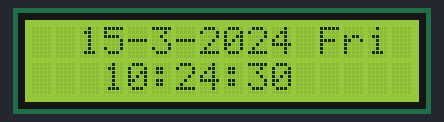
A sketch run on a simulated Arduino Uno, built with avr-gcc and run on an emulated ATmega328P. Parts: 16×2 character LCD. The local clock reads 2024-03-15 10:24:30 at power-on unless the sketch sets it; what the sketch prints to the serial monitor is not drawn.

Above: at 0.1 s.
At 4.3 s:
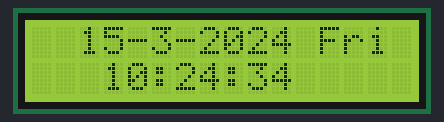
At 9.5 s:
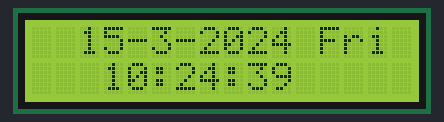
At 18.8 s:
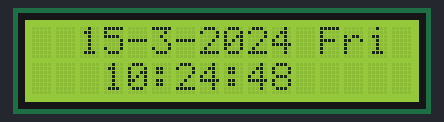
At 28.1 s:
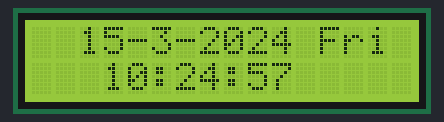
At 38.4 s:
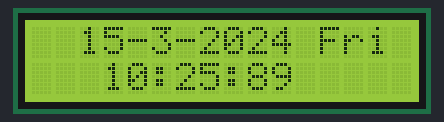

The sketch:

RTC.ino
```cpp
#include <LiquidCrystal_I2C.h>
#include "RTClib.h"

RTC_DS1307 rtc;
LiquidCrystal_I2C lcd(0x3F, 16, 2);
char daysOfTheWeek[7][12] = {"Sun", "Mon", "Tues", "Wed", "Thur", "Fri", "Sat"};

void setup () {
  Serial.begin(57600);
  lcd.init();
  lcd.backlight();

#ifndef ESP8266
  while (!Serial); // wait for serial port to connect. Needed for native USB
#endif

  if (! rtc.begin()) {
    Serial.println("Couldn't find RTC");
    Serial.flush();
    while (1) delay(10);
  }

  if (! rtc.isrunning()) {
    Serial.println("RTC is NOT running, let's set the time!");
    // When time needs to be set on a new device, or after a power loss, the
    // following line sets the RTC to the date & time this sketch was compiled
    rtc.adjust(DateTime(F(__DATE__), F(__TIME__)));
    // This line sets the RTC with an explicit date & time, for example to set
    // January 21, 2014 at 3am you would call:
    // rtc.adjust(DateTime(2014, 1, 21, 3, 0, 0));
  }

  // When time needs to be re-set on a previously configured device, the
  // following line sets the RTC to the date & time this sketch was compiled
  // rtc.adjust(DateTime(F(__DATE__), F(__TIME__)));
  // This line sets the RTC with an explicit date & time, for example to set
  // January 21, 2014 at 3am you would call:
  // rtc.adjust(DateTime(2014, 1, 21, 3, 0, 0));
}

void loop () {
    DateTime now = rtc.now();
    lcd.setCursor(2, 0);
    lcd.print(now.day(), DEC);
     lcd.print('-');
    lcd.print(now.month(), DEC);
     lcd.print('-');
    lcd.print(now.year(), DEC);
     lcd.print(' ');
      lcd.print(daysOfTheWeek[now.dayOfTheWeek()]);
    lcd.setCursor(3, 1);
    lcd.print(now.hour(), DEC);
    lcd.print(':');
    lcd.print(now.minute(), DEC);
    lcd.print(':');
    lcd.print(now.second(), DEC);
    Serial.print(now.year(), DEC);
    Serial.print('/');
    Serial.print(now.month(), DEC);
    Serial.print('/');
    Serial.print(now.day(), DEC);
    Serial.print(" (");
    Serial.print(daysOfTheWeek[now.dayOfTheWeek()]);
    Serial.print(") ");
    Serial.print(now.hour(), DEC);
    Serial.print(':');
    Serial.print(now.minute(), DEC);
    Serial.print(':');
    Serial.print(now.second(), DEC);
    Serial.println();

    Serial.print(" since midnight 1/1/1970 = ");
    Serial.print(now.unixtime());
    Serial.print("s = ");
    Serial.print(now.unixtime() / 86400L);
    Serial.println("d");

    // calculate a date which is 7 days, 12 hours, 30 minutes, and 6 seconds into the future
    DateTime future (now + TimeSpan(7,12,30,6));

    Serial.print(" now + 7d + 12h + 30m + 6s: ");
    Serial.print(future.year(), DEC);
    Serial.print('/');
    Serial.print(future.month(), DEC);
    Serial.print('/');
    Serial.print(future.day(), DEC);
    Serial.print(' ');
    Serial.print(future.hour(), DEC);
    Serial.print(':');
    Serial.print(future.minute(), DEC);
    Serial.print(':');
    Serial.print(future.second(), DEC);
    Serial.println();

    Serial.println();
    delay(1000);
}
```

Measured:
- what the display in image 1 shows lasts 1.1 s, from 4.2 s to 5.3 s
